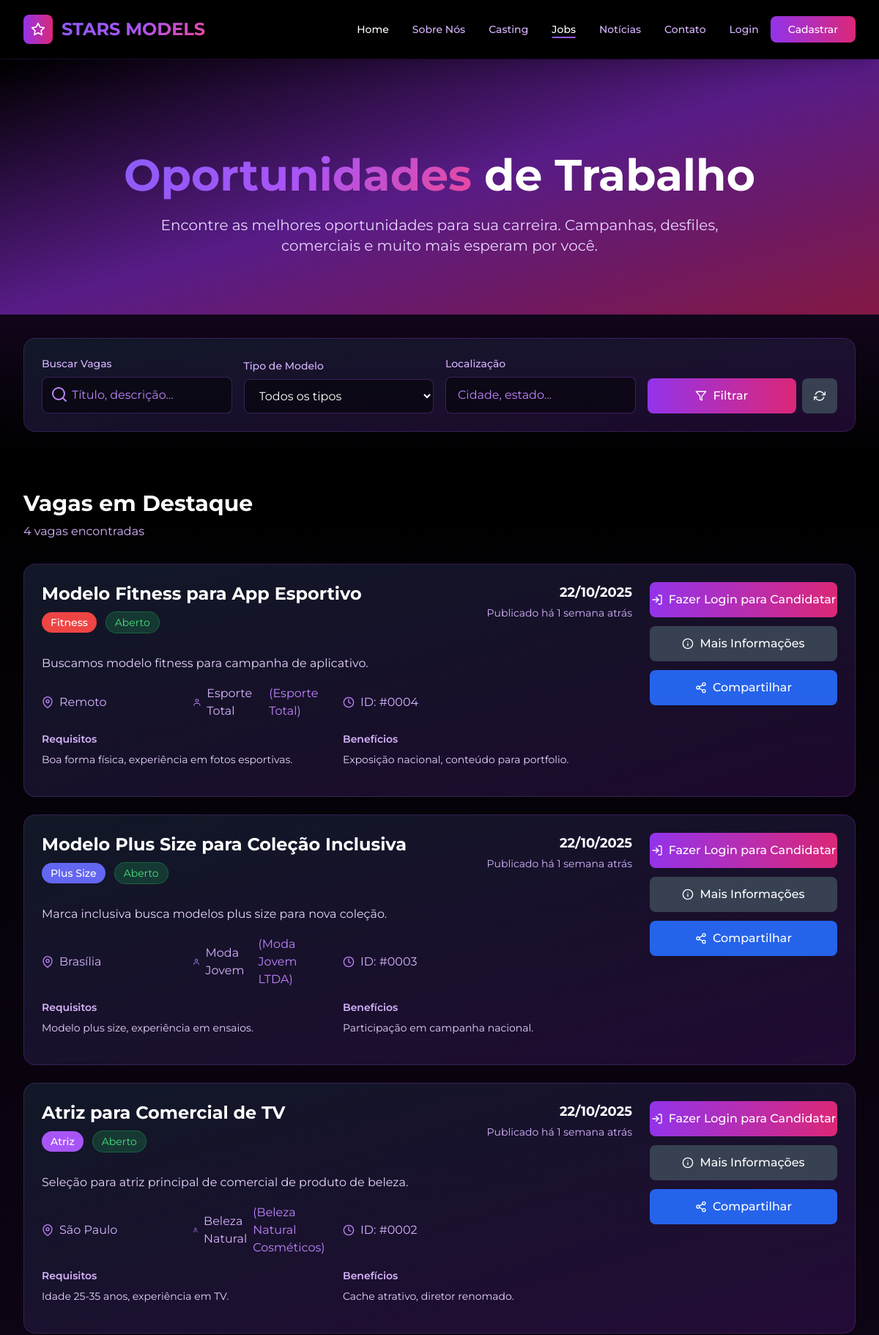
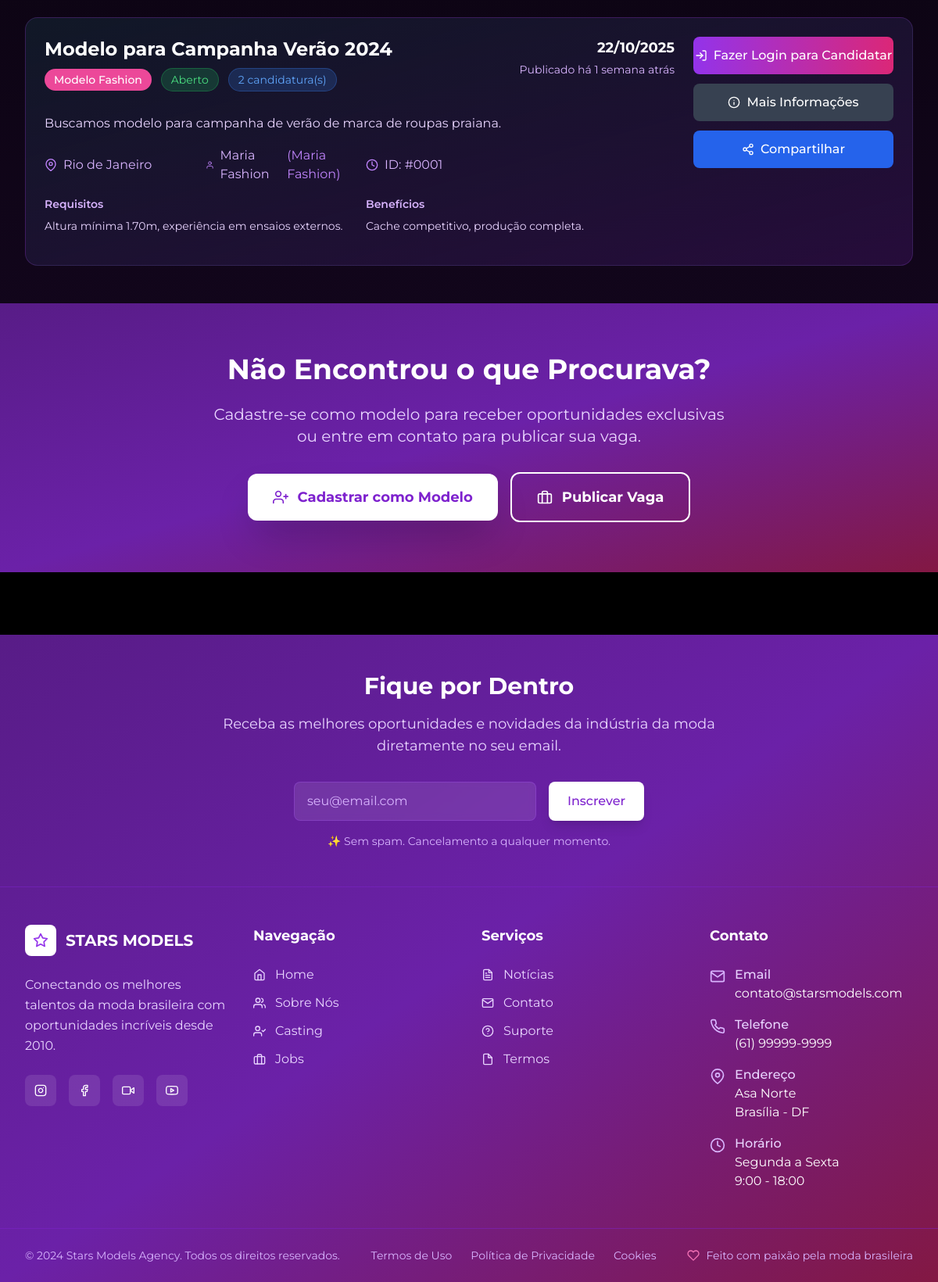
/jobs.php, run on the app's committed database (2 pictures, top to bottom).
### tables this page shows
CREATE TABLE jobs (
    id INT AUTO_INCREMENT PRIMARY KEY,
    titulo VARCHAR(200) NOT NULL,
    descricao TEXT,
    tipo_modelo VARCHAR(50),
    localizacao VARCHAR(100),
    remuneracao DECIMAL(10,2),
    data_evento DATE,
    data_publicacao TIMESTAMP DEFAULT CURRENT_TIMESTAMP,
    status ENUM('aberto', 'fechado', 'concluido', 'cancelado') DEFAULT 'aberto',
    cliente_id INT,
    vagas INT DEFAULT 1,
    requisitos TEXT,
    beneficios TEXT,
    FOREIGN KEY (cliente_id) REFERENCES usuarios(id)
);

CREATE TABLE usuarios (
    id INT AUTO_INCREMENT PRIMARY KEY,
    nome VARCHAR(100) NOT NULL,
    email VARCHAR(100) UNIQUE NOT NULL,
    senha VARCHAR(255) NOT NULL,
    tipo ENUM('admin', 'cliente', 'modelo') DEFAULT 'cliente',
    cpf VARCHAR(14),
    telefone VARCHAR(20),
    endereco TEXT,
    empresa VARCHAR(100),
    created_at TIMESTAMP DEFAULT CURRENT_TIMESTAMP
);

### jobs.php (the view, shortened to what this page needs)
<?php
require_once 'includes/config.php';
$search = $_GET['search'] ?? '';
$status_filter = 'aberto';
$localizacao_filter = $_GET['localizacao'] ?? '';
$page = isset($_GET['page']) ? (int)$_GET['page'] : 1;
$limit = 9;
$offset = ($page - 1) * $limit;
$sql = "SELECT j.*, u.nome as cliente_nome, u.empresa,
        (SELECT COUNT(*) FROM candidaturas WHERE job_id = j.id) as total_candidaturas
        FROM jobs j
        LEFT JOIN usuarios u ON j.cliente_id = u.id
        WHERE j.status = ?";
$count_sql = "SELECT COUNT(*) as total FROM jobs j WHERE j.status = ?";
$params = [$status_filter];
$count_params = [$status_filter];
$sql .= " ORDER BY j.data_publicacao DESC LIMIT ? OFFSET ?";
$params[] = $limit;
$params[] = $offset;
try {
    $stmt = $pdo->prepare($sql);
    $stmt->execute($params);
    $jobs = $stmt->fetchAll();
    $stmt_count = $pdo->prepare($count_sql);
    $stmt_count->execute($count_params);
    $total_jobs = $stmt_count->fetch()['total'];
} catch (PDOException $e) {
    $jobs = [];
    $total_jobs = 0;
    $total_paginas = 1;
}
$tipos_modelo = [
    'fashion' => 'Modelo Fashion',
    'comercial' => 'Modelo Comercial',
    'ator' => 'Ator',
    'atriz' => 'Atriz',
    'alta-costura' => 'Alta Costura',
    'fitness' => 'Fitness',
    'plus-size' => 'Plus Size',
    'kids' => 'Kids',
    'adolescente' => 'Adolescente'
];
?>
<?php include 'includes/header.php'; ?>
<section class="pt-32 pb-20 bg-gradient-to-br from-black via-purple-900 to-pink-900">
    <div class="max-w-7xl mx-auto px-4 sm:px-6 lg:px-8">
        <div class="text-center" data-aos="fade-up">
            <h1 class="text-5xl md:text-6xl font-bold mb-6 text-white">
                <span class="gradient-text">Oportunidades</span> de Trabalho
            </h1>
            <p class="text-xl text-purple-200 max-w-3xl mx-auto">
                Encontre as melhores oportunidades para sua carreira.
                Campanhas, desfiles, comerciais e muito mais esperam por você.
            </p>
        </div>
    </div>
</section>
<section class="py-8 bg-gradient-to-b from-purple-900/20 to-black">
    <div class="max-w-7xl mx-auto px-4 sm:px-6 lg:px-8">
        <div class="bg-gradient-to-br from-gray-900 to-purple-900/30 rounded-2xl p-6 border border-purple-500/20">
            <form method="GET" class="grid grid-cols-1 lg:grid-cols-4 gap-4 items-end">
                <div>
                    <label class="block text-sm font-medium text-purple-300 mb-2">Buscar Vagas</label>
                    <div class="relative">
                        <input type="text" name="search" value="<?php echo htmlspecialchars($search); ?>"
                            placeholder="Título, descrição..."
                            class="w-full px-4 py-3 pl-10 bg-black/50 border border-purple-500/30 rounded-lg text-white placeholder-purple-400 focus:outline-none focus:ring-2 focus:ring-purple-500 focus:border-transparent">
                        <i data-feather="search" class="absolute left-3 top-3 text-purple-400"></i>
                    </div>
                </div>
                <div>
                    <label class="block text-sm font-medium text-purple-300 mb-2">Tipo de Modelo</label>
                    <select name="tipo" class="w-full px-4 py-3 bg-black/50 border border-purple-500/30 rounded-lg text-white focus:outline-none focus:ring-2 focus:ring-purple-500 focus:border-transparent">
                        <option value="">Todos os tipos</option>
                    </select>
                </div>
                <div>
                    <label class="block text-sm font-medium text-purple-300 mb-2">Localização</label>
                    <input type="text" name="localizacao" value="<?php echo htmlspecialchars($localizacao_filter); ?>"
                        placeholder="Cidade, estado..."
                        class="w-full px-4 py-3 bg-black/50 border border-purple-500/30 rounded-lg text-white placeholder-purple-400 focus:outline-none focus:ring-2 focus:ring-purple-500 focus:border-transparent">
                </div>
                <div class="flex space-x-2">
                    <button type="submit" class="flex-1 bg-gradient-to-r from-purple-600 to-pink-600 hover:from-purple-700 hover:to-pink-700 text-white py-3 rounded-lg transition duration-300 font-medium flex items-center justify-center space-x-2">
                        <i data-feather="filter" class="w-4 h-4"></i>
                        <span>Filtrar</span>
                    </button>
                    <a href="jobs.php" class="px-4 py-3 bg-gray-700 hover:bg-gray-600 text-white rounded-lg transition duration-300 font-medium flex items-center justify-center">
                        <i data-feather="refresh-cw" class="w-4 h-4"></i>
                    </a>
                </div>
            </form>
        </div>
    </div>
</section>
<section class="py-12 bg-gradient-to-b from-black to-purple-900/20">
    <div class="max-w-7xl mx-auto px-4 sm:px-6 lg:px-8">
        <div class="flex flex-col lg:flex-row justify-between items-start lg:items-center mb-8">
            <div>
                <h2 class="text-3xl font-bold text-white mb-2">Vagas em Destaque</h2>
                <p class="text-purple-300">
                    <?php echo $total_jobs; ?>
                    <?php echo $total_jobs == 1 ? 'vaga encontrada' : 'vagas encontradas'; ?>
                </p>
            </div>
        </div>
        <?php if(!empty($jobs)): ?>
        <div class="space-y-6">
            <?php foreach($jobs as $job):
                $cores_tipo = [
                    'fashion' => 'bg-pink-500',
                    'comercial' => 'bg-blue-500',
                    'ator' => 'bg-green-500',
                    'atriz' => 'bg-purple-500',
                    'alta-costura' => 'bg-yellow-500',
                    'fitness' => 'bg-red-500',
                    'plus-size' => 'bg-indigo-500',
                    'kids' => 'bg-teal-500',
                    'adolescente' => 'bg-orange-500'
                ];
                $cor_tipo = $cores_tipo[$job['tipo_modelo']] ?? 'bg-purple-500';
            ?>
            <div class="job-card bg-gradient-to-br from-gray-900 to-purple-900/30 rounded-2xl p-6 border border-purple-500/20 hover:border-purple-500/40 transition duration-300" data-aos="fade-up" id="job-<?php echo $job['id']; ?>">
                <div class="flex flex-col lg:flex-row lg:items-start lg:justify-between gap-6">
                    <div class="flex-1">
                        <div class="flex flex-col sm:flex-row sm:items-start sm:justify-between mb-4">
                            <div>
                                <h3 class="text-2xl font-bold text-white mb-2"><?php echo htmlspecialchars($job['titulo']); ?></h3>
                                <div class="flex flex-wrap items-center gap-3 mb-3">
                                    <span class="px-3 py-1 <?php echo $cor_tipo; ?> text-white rounded-full text-sm font-medium">
                                        <?php echo $tipos_modelo[$job['tipo_modelo']] ?? 'Geral'; ?>
                                    </span>
                                    <span class="px-3 py-1 bg-green-500/20 text-green-400 rounded-full text-sm border border-green-500/30">
                                        <?php echo ucfirst($job['status']); ?>
                                    </span>
                                    <?php if($job['total_candidaturas'] > 0): ?>
                                    <span class="px-3 py-1 bg-blue-500/20 text-blue-400 rounded-full text-sm border border-blue-500/30">
                                        <?php echo $job['total_candidaturas']; ?> candidatura(s)
                                    </span>
                                    <?php endif; ?>
                                </div>
                            </div>
                            <div class="text-right">
                                <div class="text-lg font-bold text-white mb-1">
                                    <?php echo date('d/m/Y', strtotime($job['data_publicacao'])); ?>
                                </div>
                                <div class="text-sm text-purple-300">
                                    Publicado há <?php echo time_elapsed_string($job['data_publicacao']); ?>
                                </div>
                            </div>
                        </div>
                        <p class="text-purple-200 mb-4 leading-relaxed">
                            <?php echo nl2br(htmlspecialchars(substr($job['descricao'], 0, 200))); ?>
                        </p>
                        <div class="grid grid-cols-1 sm:grid-cols-2 lg:grid-cols-4 gap-4 mb-4">
                            <div class="flex items-center space-x-2 text-purple-300">
                                <i data-feather="map-pin" class="w-4 h-4 text-purple-400"></i>
                                <span><?php echo htmlspecialchars($job['localizacao']); ?></span>
                            </div>
                            <?php if($job['cliente_nome']): ?>
                            <div class="flex items-center space-x-2 text-purple-300">
                                <i data-feather="user" class="w-4 h-4 text-purple-400"></i>
                                <span><?php echo htmlspecialchars($job['cliente_nome']); ?></span>
                                <?php if($job['empresa']): ?>
                                    <span class="text-purple-400">(<?php echo htmlspecialchars($job['empresa']); ?>)</span>
                                <?php endif; ?>
                            </div>
                            <?php endif; ?>
                            <div class="flex items-center space-x-2 text-purple-300">
                                <i data-feather="clock" class="w-4 h-4 text-purple-400"></i>
                                <span>ID: #<?php echo str_pad($job['id'], 4, '0', STR_PAD_LEFT); ?></span>
                            </div>
                        </div>
                        <div class="grid grid-cols-1 md:grid-cols-2 gap-4 mb-4">
                            <?php if($job['requisitos']): ?>
                            <div>
                                <h4 class="text-sm font-semibold text-purple-300 mb-2">Requisitos</h4>
                                <p class="text-sm text-purple-200 line-clamp-2">
                                    <?php echo nl2br(htmlspecialchars(substr($job['requisitos'], 0, 100))); ?>
                                </p>
                            </div>
                            <?php endif; ?>
                            <?php if($job['beneficios']): ?>
                            <div>
                                <h4 class="text-sm font-semibold text-purple-300 mb-2">Benefícios</h4>
                                <p class="text-sm text-purple-200 line-clamp-2">
                                    <?php echo nl2br(htmlspecialchars(substr($job['beneficios'], 0, 100))); ?>
                                </p>
                            </div>
                            <?php endif; ?>
                        </div>
                    </div>
                    <div class="lg:w-64 flex flex-col space-y-3">
                        <?php if(isset($_SESSION['user_id']) && $_SESSION['user_type'] === 'modelo'): ?>
                            <button
                                onclick="openCandidaturaModal(<?php echo $job['id']; ?>, '<?php echo htmlspecialchars($job['titulo']); ?>')"
                                class="w-full bg-gradient-to-r from-purple-600 to-pink-600 hover:from-purple-700 hover:to-pink-700 text-white py-3 rounded-lg transition duration-300 font-medium flex items-center justify-center space-x-2"
                            >
                                <i data-feather="send" class="w-4 h-4"></i>
                                <span>Candidatar-se</span>
                            </button>
                        <?php elseif(!isset($_SESSION['user_id'])): ?>
                            <a href="login.php" class="w-full bg-gradient-to-r from-purple-600 to-pink-600 hover:from-purple-700 hover:to-pink-700 text-white py-3 rounded-lg transition duration-300 font-medium flex items-center justify-center space-x-2">
                                <i data-feather="log-in" class="w-4 h-4"></i>
                                <span>Fazer Login para Candidatar</span>
                            </a>
                        <?php endif; ?>
                        <a href="contato.php?assunto=Informações sobre vaga: <?php echo urlencode($job['titulo']); ?>"
                           class="w-full bg-gray-700 hover:bg-gray-600 text-white py-3 rounded-lg transition duration-300 font-medium flex items-center justify-center space-x-2">
                            <i data-feather="info" class="w-4 h-4"></i>
                            <span>Mais Informações</span>
                        </a>
                        <button onclick="shareJob(<?php echo $job['id']; ?>)"
                                class="w-full bg-blue-600 hover:bg-blue-700 text-white py-3 rounded-lg transition duration-300 font-medium flex items-center justify-center space-x-2">
                            <i data-feather="share-2" class="w-4 h-4"></i>
                            <span>Compartilhar</span>
                        </button>
                    </div>
                </div>
            </div>
            <?php endforeach; ?>
        </div>
        <?php endif; ?>
    </div>
</section>
<section class="py-16 bg-gradient-to-br from-purple-900 via-purple-800 to-pink-900">
    <div class="max-w-4xl mx-auto text-center px-4 sm:px-6 lg:px-8" data-aos="fade-up">
        <h2 class="text-3xl md:text-4xl font-bold mb-6 text-white">
            Não Encontrou o que Procurava?
        </h2>
        <p class="text-xl text-purple-200 mb-8 max-w-2xl mx-auto">
            Cadastre-se como modelo para receber oportunidades exclusivas ou
            entre em contato para publicar sua vaga.
        </p>
        <div class="flex flex-col sm:flex-row gap-4 justify-center items-center">
            <?php if(!isset($_SESSION['user_id'])): ?>
                <a href="cadastro.php" class="bg-white text-purple-700 hover:bg-purple-100 px-8 py-4 rounded-xl transition duration-300 text-lg font-bold shadow-2xl hover:shadow-white/25 flex items-center space-x-3">
                    <i data-feather="user-plus" class="w-5 h-5"></i>
                    <span>Cadastrar como Modelo</span>
                </a>
            <?php endif; ?>
            <a href="contato.php?assunto=Nova Vaga" class="bg-transparent hover:bg-white/10 text-white px-8 py-4 rounded-xl transition duration-300 text-lg font-bold border-2 border-white flex items-center space-x-3">
                <i data-feather="briefcase" class="w-5 h-5"></i>
                <span>Publicar Vaga</span>
            </a>
        </div>
    </div>
</section>
<?php
function time_elapsed_string($datetime, $full = false) {
    $now = new DateTime;
    $ago = new DateTime($datetime);
    $diff = $now->diff($ago);
    $weeks = floor($diff->d / 7);
    $days = $diff->d % 7;
    $string = array(
        'y' => 'ano',
        'm' => 'mês',
        'w' => 'semana',
        'd' => 'dia',
        'h' => 'hora',
        'i' => 'minuto',
        's' => 'segundo',
    );
    foreach ($string as $k => &$v) {
        if ($k == 'w') {
            $value = $weeks;
        } elseif ($k == 'd') {
            $value = $days;
        } else {
            $value = $diff->$k;
        }
        if ($value) {
            $v = $value . ' ' . $v . ($value > 1 ? 's' : '');
        } else {
            unset($string[$k]);
        }
    }
    if (!$full) $string = array_slice($string, 0, 1);
    return $string ? implode(', ', $string) . ' atrás' : 'agora mesmo';
}
?>
<?php include 'includes/footer.php'; ?>

### data on the page
jobs: titulo "Modelo Fitness para App Esportivo", tipo_modelo "Fitness", status "Aberto", data_publicacao "22/10/2025", data_publicacao "1 semana atrás", descricao "Buscamos modelo fitness para campanha de aplicativo.", localizacao "Remoto", cliente.nome "Esporte Total", cliente.empresa "Esporte Total", id "0004", requisitos "Boa forma física, experiência em fotos esportivas.", beneficios "Exposição nacional, conteúdo para portfolio."
jobs: titulo "Modelo Plus Size para Coleção Inclusiva", tipo_modelo "Plus Size", status "Aberto", data_publicacao "22/10/2025", data_publicacao "1 semana atrás", descricao "Marca inclusiva busca modelos plus size para nova coleção.", localizacao "Brasília", cliente.nome "Moda Jovem", cliente.empresa "Moda Jovem LTDA", id "0003", requisitos "Modelo plus size, experiência em ensaios.", beneficios "Participação em campanha nacional."
jobs: titulo "Atriz para Comercial de TV", tipo_modelo "Atriz", status "Aberto", data_publicacao "22/10/2025", data_publicacao "1 semana atrás", descricao "Seleção para atriz principal de comercial de produto de beleza.", localizacao "São Paulo", cliente.nome "Beleza Natural", cliente.empresa "Beleza Natural Cosméticos", id "0002", requisitos "Idade 25-35 anos, experiência em TV.", beneficios "Cache atrativo, diretor renomado."
jobs: titulo "Modelo para Campanha Verão 2024", tipo_modelo "Modelo Fashion", status "Aberto", total_candidaturas "2", data_publicacao "22/10/2025", data_publicacao "1 semana atrás", descricao "Buscamos modelo para campanha de verão de marca de roupas praiana.", localizacao "Rio de Janeiro", cliente.nome "Maria Fashion", cliente.empresa "Maria Fashion", id "0001", requisitos "Altura mínima 1.70m, experiência em ensaios externos.", beneficios "Cache competitivo, produção completa."

### other printed values
$total_jobs "4"
